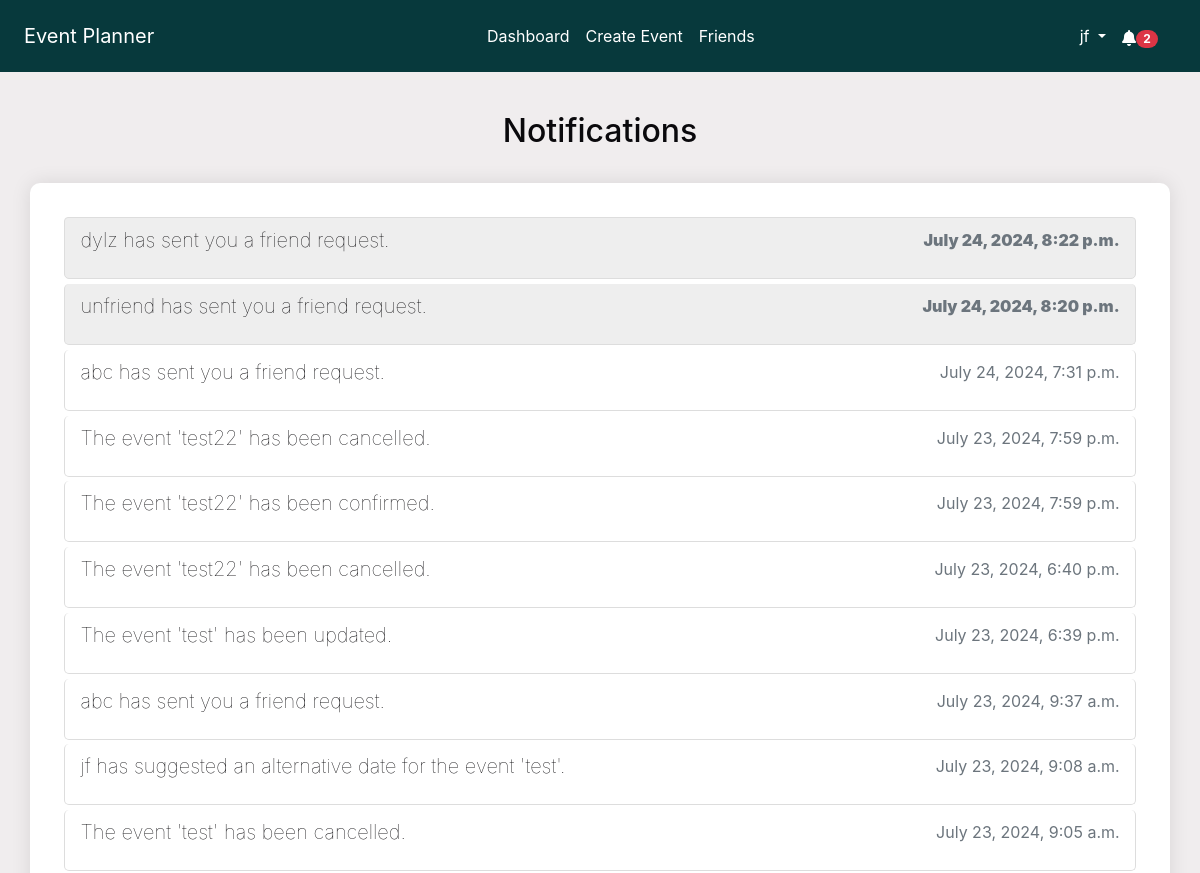
/notifications/ (signed in, upper part), run on an earlier commit of the app's database.
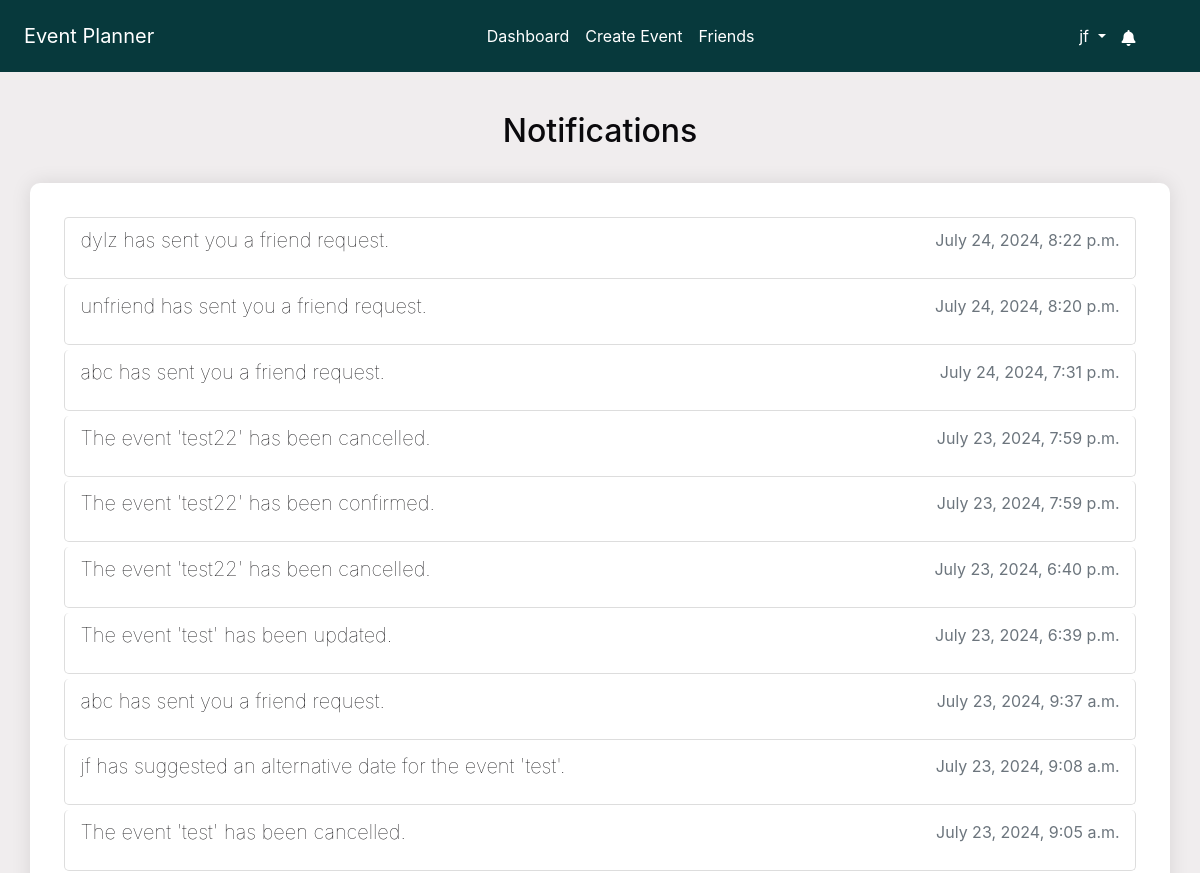
And on a later commit of the database.
### notifications/models.py (models this page shows, shortened)
class Notification(models.Model):
    NOTIFICATION_TYPES = [
        ("event_created", "Event Created"),
        ("event_updated", "Event Updated"),
        ("event_cancelled", "Event Cancelled"),
        ("invitation_response", "Invitation Response"),
        ("suggested_alternate_date", "Suggested Alternate Date"),
        ("event_confirmed", "Event Confirmed"),
        ("friend_request_received", "Friend Request Received"),
    ]
    user = models.ForeignKey(User, on_delete=models.CASCADE)
    event = models.ForeignKey(
        Event, on_delete=models.CASCADE, null=True, blank=True
    )
    type = models.CharField(max_length=50, choices=NOTIFICATION_TYPES)
    message = models.TextField()
    created_at = models.DateTimeField(auto_now_add=True)
    read = models.BooleanField(default=False)
    url = models.URLField(default="/")

### notifications/views.py (the view)
# urls.py: path("", views.notifications, name="notifications"),
@login_required
def notifications(request):
    notifications = Notification.objects.filter(user=request.user).order_by(
        "-created_at"
    )
    context = {"notifications": notifications}
    return render(request, "notifications/notifications.html", context)

### accounts/context_processors.py (called while the page is built)
def google_api_key(request):
    return {"GOOGLE_API_KEY": os.getenv("GOOGLE_API_KEY")}

### notifications/context_processors.py (called while the page is built)
def notifications(request):
    if request.user.is_authenticated:
        all_unread_notifications = Notification.objects.filter(
            user=request.user, read=False
        ).order_by("-created_at")
        unread_count = all_unread_notifications.count()
        recent_unread_notifications = all_unread_notifications[:8]
        return {
            "recent_unread_notifications": recent_unread_notifications,
            "unread_count": unread_count,
        }
    return {}

### templates/notifications/notifications.html (shortened to what this page needs)
{% extends 'base.html' %}
{% block content %}
<div class="container">
    <h2 class="text-center mt-4 mb-4">Notifications</h2>
    <div class="notifications-list scrollable-column">
        <ul class="list-group">
            {% for notification in notifications|dictsort:'read' %}
                <li class="list-group-item {% if not notification.read %}bg-gray{% endif %}">
                    {% if notification.type == 'friend_request_received' %}
                        <a href="{% url 'friends_page' %}" class="notification-link">
                            <h5 class="notification-title">{{ notification.message }}</h5>
                            <p class="notification-time text-muted">{{ notification.created_at|date:"F j, Y, g:i a" }}</p>
                        </a>
                    {% else %}
                        <a href="{% url 'mark_notification_read' notification.id %}" class="notification-link">
                            <h5 class="notification-title">{{ notification.message }}</h5>
                            <p class="notification-time text-muted">{{ notification.created_at|date:"F j, Y, g:i a" }}</p>
                        </a>
                    {% endif %}
                </li>
            {% endfor %}
        </ul>
    </div>
</div>
{% endblock %}

### templates/base.html (shortened to what this page needs)
<!DOCTYPE html>
<html lang="en">
<head>
    {% load static %}
    <link rel="stylesheet" href="https://stackpath.bootstrapcdn.com/bootstrap/4.5.2/css/bootstrap.min.css">
    <link rel="stylesheet" href="{% static 'css/styles.css' %}">
    <link rel="stylesheet" href="https://cdnjs.cloudflare.com/ajax/libs/font-awesome/5.15.4/css/all.min.css">
    <link rel="stylesheet" href="https://cdnjs.cloudflare.com/ajax/libs/fullcalendar/3.10.2/fullcalendar.min.css" />
</head>
<body class="c-app">
    <header class="c-header c-header-light c-header-fixed">
        <nav class="navbar navbar-expand-lg navbar-light">
            <a class="navbar-brand" href="{% url 'home' %}">Event Planner</a>
            <div class="collapse navbar-collapse" id="navbarSupportedContent">
                {% if user.is_authenticated %}
                <ul class="navbar-nav mx-auto">
                    <li class="nav-item {% if request.resolver_match.url_name == 'dashboard' %}active{% endif %}">
                        <a class="nav-link" href="{% url 'dashboard' %}">Dashboard</a>
                    </li>
                    <li class="nav-item {% if request.resolver_match.url_name == 'create_event' %}active{% endif %}">
                        <a class="nav-link" href="{% url 'create_event' %}">Create Event</a>
                    </li>
                    <li class="nav-item {% if request.resolver_match.url_name == 'friends_page' %}active{% endif %}">
                        <a class="nav-link" href="{% url 'friends_page' %}">Friends</a>
                    </li>
                    {% endif %}
                </ul>
                {% if user.is_authenticated %}
                <ul class="navbar-nav d-flex">
                    <li class="nav-item dropdown">
                        <a class="nav-link dropdown-toggle" href="#" id="profileLink" role="button" data-toggle="dropdown" aria-haspopup="true" aria-expanded="false">
                            {{ user.username }}
                        </a>
                    </li>
                </ul>
                {% endif %}
            </div>
            {% if user.is_authenticated %}
                <ul class="navbar-nav ml-auto d-flex">
                    <li class="nav-item">
                        <a class="nav-link" href="#" id="notificationBell" role="button" data-toggle="dropdown" aria-haspopup="true" aria-expanded="false">
                            <i class="fas fa-bell"></i>
                            {% if unread_count > 0 %}
                                <span class="badge badge-pill badge-danger">{{ unread_count }}</span>
                            {% else %}
                                <span class="badge badge-pill badge-danger" style="opacity: 0;">{{ unread_count }}</span>
                            {% endif %}
                        </a>
                    </li>
                </ul>
            {% endif %}
        </nav>
    </header>
    <main class="c-main">
        <div class="container-fluid">
            <div class="fade-in">
                {% block content %}{% endblock %}
            </div>
        </div>
    </main>
</body>
</html>

What changed in the data, as far as the page shows it:
changed Notification "dylz has sent you a friend request.": read False → True (drawn)
changed Notification "unfriend has sent you a friend request.": read False → True (drawn)
Also different on the page:
{{ unread_count }}: "2" → (not shown)
